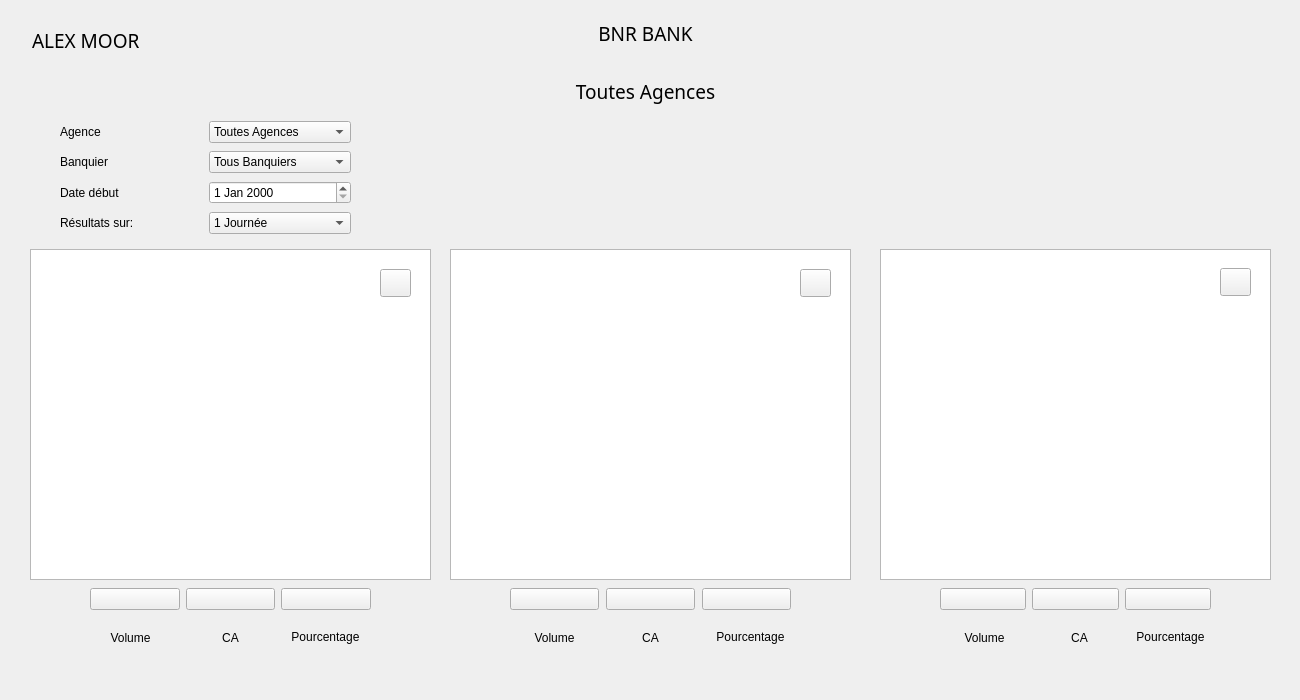
<?xml version="1.0" encoding="UTF-8"?>
<ui version="4.0">
 <class>principale</class>
 <widget class="QWidget" name="principale">
  <property name="geometry">
   <rect>
    <x>0</x>
    <y>0</y>
    <width>1300</width>
    <height>700</height>
   </rect>
  </property>
  <property name="windowTitle">
   <string>Form</string>
  </property>
  <widget class="QWidget" name="layoutWidget">
   <property name="geometry">
    <rect>
     <x>940</x>
     <y>579</y>
     <width>271</width>
     <height>41</height>
    </rect>
   </property>
   <layout class="QHBoxLayout" name="horizontalLayout_3">
    <item>
     <widget class="QPushButton" name="vol_bours">
      <property name="cursor">
       <cursorShape>PointingHandCursor</cursorShape>
      </property>
      <property name="text">
       <string/>
      </property>
      <property name="icon">
       <iconset resource="ressource.qrc">
        <normaloff>:/assets/vol.png</normaloff>:/assets/vol.png</iconset>
      </property>
      <property name="iconSize">
       <size>
        <width>25</width>
        <height>25</height>
       </size>
      </property>
     </widget>
    </item>
    <item>
     <widget class="QPushButton" name="ca_bours">
      <property name="cursor">
       <cursorShape>PointingHandCursor</cursorShape>
      </property>
      <property name="text">
       <string/>
      </property>
      <property name="icon">
       <iconset resource="ressource.qrc">
        <normaloff>:/assets/ca.png</normaloff>:/assets/ca.png</iconset>
      </property>
      <property name="iconSize">
       <size>
        <width>25</width>
        <height>25</height>
       </size>
      </property>
     </widget>
    </item>
    <item>
     <widget class="QPushButton" name="pourc_bours">
      <property name="cursor">
       <cursorShape>PointingHandCursor</cursorShape>
      </property>
      <property name="text">
       <string/>
      </property>
      <property name="icon">
       <iconset resource="ressource.qrc">
        <normaloff>:/assets/pourc.png</normaloff>:/assets/pourc.png</iconset>
      </property>
      <property name="iconSize">
       <size>
        <width>25</width>
        <height>25</height>
       </size>
      </property>
     </widget>
    </item>
   </layout>
  </widget>
  <widget class="QWidget" name="layoutWidget">
   <property name="geometry">
    <rect>
     <x>510</x>
     <y>579</y>
     <width>281</width>
     <height>41</height>
    </rect>
   </property>
   <layout class="QHBoxLayout" name="horizontalLayout_5">
    <property name="spacing">
     <number>7</number>
    </property>
    <item>
     <widget class="QPushButton" name="vol_assur">
      <property name="cursor">
       <cursorShape>PointingHandCursor</cursorShape>
      </property>
      <property name="text">
       <string/>
      </property>
      <property name="icon">
       <iconset resource="ressource.qrc">
        <normaloff>:/assets/vol.png</normaloff>:/assets/vol.png</iconset>
      </property>
      <property name="iconSize">
       <size>
        <width>25</width>
        <height>25</height>
       </size>
      </property>
     </widget>
    </item>
    <item>
     <widget class="QPushButton" name="ca_assur">
      <property name="cursor">
       <cursorShape>PointingHandCursor</cursorShape>
      </property>
      <property name="text">
       <string/>
      </property>
      <property name="icon">
       <iconset resource="ressource.qrc">
        <normaloff>:/assets/ca.png</normaloff>:/assets/ca.png</iconset>
      </property>
      <property name="iconSize">
       <size>
        <width>25</width>
        <height>25</height>
       </size>
      </property>
     </widget>
    </item>
    <item>
     <widget class="QPushButton" name="pourc_assur">
      <property name="cursor">
       <cursorShape>PointingHandCursor</cursorShape>
      </property>
      <property name="text">
       <string/>
      </property>
      <property name="icon">
       <iconset resource="ressource.qrc">
        <normaloff>:/assets/pourc.png</normaloff>:/assets/pourc.png</iconset>
      </property>
      <property name="iconSize">
       <size>
        <width>25</width>
        <height>25</height>
       </size>
      </property>
     </widget>
    </item>
   </layout>
  </widget>
  <widget class="QWidget" name="layoutWidget">
   <property name="geometry">
    <rect>
     <x>90</x>
     <y>579</y>
     <width>281</width>
     <height>41</height>
    </rect>
   </property>
   <layout class="QHBoxLayout" name="horizontalLayout_4">
    <item>
     <widget class="QPushButton" name="vol_banq">
      <property name="enabled">
       <bool>true</bool>
      </property>
      <property name="cursor">
       <cursorShape>PointingHandCursor</cursorShape>
      </property>
      <property name="text">
       <string/>
      </property>
      <property name="icon">
       <iconset resource="ressource.qrc">
        <normaloff>:/assets/vol.png</normaloff>:/assets/vol.png</iconset>
      </property>
      <property name="iconSize">
       <size>
        <width>25</width>
        <height>25</height>
       </size>
      </property>
     </widget>
    </item>
    <item>
     <widget class="QPushButton" name="ca_banq">
      <property name="cursor">
       <cursorShape>PointingHandCursor</cursorShape>
      </property>
      <property name="text">
       <string/>
      </property>
      <property name="icon">
       <iconset resource="ressource.qrc">
        <normaloff>:/assets/ca.png</normaloff>:/assets/ca.png</iconset>
      </property>
      <property name="iconSize">
       <size>
        <width>25</width>
        <height>25</height>
       </size>
      </property>
     </widget>
    </item>
    <item>
     <widget class="QPushButton" name="pourc_banq">
      <property name="cursor">
       <cursorShape>PointingHandCursor</cursorShape>
      </property>
      <property name="text">
       <string/>
      </property>
      <property name="icon">
       <iconset resource="ressource.qrc">
        <normaloff>:/assets/pourc.png</normaloff>:/assets/pourc.png</iconset>
      </property>
      <property name="iconSize">
       <size>
        <width>25</width>
        <height>25</height>
       </size>
      </property>
     </widget>
    </item>
   </layout>
  </widget>
  <widget class="QWidget" name="layoutWidget">
   <property name="geometry">
    <rect>
     <x>60</x>
     <y>120</y>
     <width>291</width>
     <height>119</height>
    </rect>
   </property>
   <layout class="QVBoxLayout" name="verticalLayout_4" stretch="0,0,0,0">
    <property name="spacing">
     <number>7</number>
    </property>
    <property name="rightMargin">
     <number>0</number>
    </property>
    <item>
     <layout class="QHBoxLayout" name="horizontalLayout_2">
      <property name="spacing">
       <number>7</number>
      </property>
      <item>
       <widget class="QLabel" name="label">
        <property name="text">
         <string>Agence</string>
        </property>
       </widget>
      </item>
      <item>
       <widget class="QComboBox" name="agence">
        <item>
         <property name="text">
          <string>Toutes Agences</string>
         </property>
        </item>
        <item>
         <property name="text">
          <string>Brest</string>
         </property>
        </item>
        <item>
         <property name="text">
          <string>Mulhouse</string>
         </property>
        </item>
        <item>
         <property name="text">
          <string>Marseille</string>
         </property>
        </item>
        <item>
         <property name="text">
          <string>Paris</string>
         </property>
        </item>
        <item>
         <property name="text">
          <string>Strasbourg</string>
         </property>
        </item>
       </widget>
      </item>
     </layout>
    </item>
    <item>
     <layout class="QHBoxLayout" name="horizontalLayout">
      <property name="sizeConstraint">
       <enum>QLayout::SetDefaultConstraint</enum>
      </property>
      <item>
       <widget class="QLabel" name="label_2">
        <property name="text">
         <string>Banquier</string>
        </property>
       </widget>
      </item>
      <item>
       <widget class="QComboBox" name="banquier">
        <item>
         <property name="text">
          <string>Tous Banquiers</string>
         </property>
        </item>
        <item>
         <property name="text">
          <string>Ahmed Benmoussa</string>
         </property>
        </item>
        <item>
         <property name="text">
          <string>Alexandre Maurice</string>
         </property>
        </item>
        <item>
         <property name="text">
          <string>Alice Benarfa</string>
         </property>
        </item>
        <item>
         <property name="text">
          <string>Yanis Moujab</string>
         </property>
        </item>
       </widget>
      </item>
     </layout>
    </item>
    <item>
     <layout class="QHBoxLayout" name="horizontalLayout_6">
      <item>
       <widget class="QLabel" name="label_3">
        <property name="text">
         <string>Date début</string>
        </property>
       </widget>
      </item>
      <item>
       <widget class="QDateEdit" name="date"/>
      </item>
     </layout>
    </item>
    <item>
     <layout class="QHBoxLayout" name="horizontalLayout_7">
      <item>
       <widget class="QLabel" name="label_4">
        <property name="text">
         <string>Résultats sur:</string>
        </property>
       </widget>
      </item>
      <item>
       <widget class="QComboBox" name="duree">
        <item>
         <property name="text">
          <string>1 Journée</string>
         </property>
        </item>
        <item>
         <property name="text">
          <string>1 Semaine</string>
         </property>
        </item>
        <item>
         <property name="text">
          <string>1 Mois</string>
         </property>
        </item>
        <item>
         <property name="text">
          <string>1 Année</string>
         </property>
        </item>
        <item>
         <property name="text">
          <string>10 Ans</string>
         </property>
        </item>
       </widget>
      </item>
     </layout>
    </item>
   </layout>
  </widget>
  <widget class="QWidget" name="layoutWidget">
   <property name="geometry">
    <rect>
     <x>20</x>
     <y>10</y>
     <width>201</width>
     <height>61</height>
    </rect>
   </property>
   <layout class="QHBoxLayout" name="horizontalLayout_8" stretch="0,3">
    <property name="spacing">
     <number>12</number>
    </property>
    <item>
     <widget class="QLabel" name="pdp">
      <property name="text">
       <string>&lt;html&gt;&lt;head/&gt;&lt;body&gt;&lt;p&gt;&lt;img src=&quot;:/assets/pic.png&quot;/&gt;&lt;/p&gt;&lt;/body&gt;&lt;/html&gt;</string>
      </property>
     </widget>
    </item>
    <item>
     <widget class="QLabel" name="username">
      <property name="font">
       <font>
        <family>MS PGothic</family>
        <pointsize>14</pointsize>
       </font>
      </property>
      <property name="toolTip">
       <string>&lt;html&gt;&lt;head/&gt;&lt;body&gt;&lt;p&gt;&lt;br/&gt;&lt;/p&gt;&lt;/body&gt;&lt;/html&gt;</string>
      </property>
      <property name="text">
       <string>ALEX MOOR</string>
      </property>
      <property name="alignment">
       <set>Qt::AlignLeading|Qt::AlignLeft|Qt::AlignVCenter</set>
      </property>
     </widget>
    </item>
   </layout>
  </widget>
  <widget class="QWidget" name="layoutWidget">
   <property name="geometry">
    <rect>
     <x>550</x>
     <y>20</y>
     <width>191</width>
     <height>211</height>
    </rect>
   </property>
   <layout class="QVBoxLayout" name="verticalLayout_5" stretch="0,1,0,1">
    <item>
     <widget class="QLabel" name="nom_agence_2">
      <property name="font">
       <font>
        <family>MS PGothic</family>
        <pointsize>14</pointsize>
        <weight>50</weight>
        <italic>false</italic>
        <bold>false</bold>
       </font>
      </property>
      <property name="text">
       <string>BNR BANK</string>
      </property>
      <property name="alignment">
       <set>Qt::AlignCenter</set>
      </property>
     </widget>
    </item>
    <item>
     <widget class="QLabel" name="nom_agence">
      <property name="font">
       <font>
        <family>MS PGothic</family>
        <pointsize>14</pointsize>
        <weight>50</weight>
        <italic>false</italic>
        <bold>false</bold>
       </font>
      </property>
      <property name="text">
       <string>Toutes Agences</string>
      </property>
      <property name="alignment">
       <set>Qt::AlignCenter</set>
      </property>
     </widget>
    </item>
    <item>
     <widget class="QLabel" name="image">
      <property name="text">
       <string>&lt;html&gt;&lt;head/&gt;&lt;body&gt;&lt;p align=&quot;center&quot;&gt;&lt;img src=&quot;:/assets/logo.png&quot;/&gt;&lt;/p&gt;&lt;/body&gt;&lt;/html&gt;</string>
      </property>
     </widget>
    </item>
    <item>
     <widget class="QLabel" name="nom_banquier">
      <property name="font">
       <font>
        <family>MS PGothic</family>
        <pointsize>14</pointsize>
        <weight>50</weight>
        <italic>false</italic>
        <bold>false</bold>
       </font>
      </property>
      <property name="text">
       <string/>
      </property>
      <property name="alignment">
       <set>Qt::AlignCenter</set>
      </property>
     </widget>
    </item>
   </layout>
  </widget>
  <widget class="QPushButton" name="elargir_bq">
   <property name="geometry">
    <rect>
     <x>380</x>
     <y>269</y>
     <width>31</width>
     <height>28</height>
    </rect>
   </property>
   <property name="cursor">
    <cursorShape>PointingHandCursor</cursorShape>
   </property>
   <property name="text">
    <string/>
   </property>
   <property name="icon">
    <iconset resource="ressource.qrc">
     <normaloff>:/assets/elargir_white.png</normaloff>:/assets/elargir_white.png</iconset>
   </property>
  </widget>
  <widget class="QPushButton" name="elargir_assur">
   <property name="geometry">
    <rect>
     <x>800</x>
     <y>269</y>
     <width>31</width>
     <height>28</height>
    </rect>
   </property>
   <property name="cursor">
    <cursorShape>PointingHandCursor</cursorShape>
   </property>
   <property name="text">
    <string/>
   </property>
   <property name="icon">
    <iconset resource="ressource.qrc">
     <normaloff>:/assets/elargir_white.png</normaloff>:/assets/elargir_white.png</iconset>
   </property>
  </widget>
  <widget class="QPushButton" name="elargir_bours">
   <property name="geometry">
    <rect>
     <x>1220</x>
     <y>268</y>
     <width>31</width>
     <height>28</height>
    </rect>
   </property>
   <property name="cursor">
    <cursorShape>PointingHandCursor</cursorShape>
   </property>
   <property name="text">
    <string/>
   </property>
   <property name="icon">
    <iconset resource="ressource.qrc">
     <normaloff>:/assets/elargir_white.png</normaloff>:/assets/elargir_white.png</iconset>
   </property>
  </widget>
  <widget class="QLabel" name="label_8">
   <property name="geometry">
    <rect>
     <x>90</x>
     <y>630</y>
     <width>81</width>
     <height>16</height>
    </rect>
   </property>
   <property name="text">
    <string>Volume</string>
   </property>
   <property name="alignment">
    <set>Qt::AlignCenter</set>
   </property>
  </widget>
  <widget class="QLabel" name="label_9">
   <property name="geometry">
    <rect>
     <x>190</x>
     <y>630</y>
     <width>81</width>
     <height>16</height>
    </rect>
   </property>
   <property name="text">
    <string>CA</string>
   </property>
   <property name="alignment">
    <set>Qt::AlignCenter</set>
   </property>
  </widget>
  <widget class="QLabel" name="label_10">
   <property name="geometry">
    <rect>
     <x>280</x>
     <y>629</y>
     <width>91</width>
     <height>16</height>
    </rect>
   </property>
   <property name="text">
    <string>Pourcentage</string>
   </property>
   <property name="alignment">
    <set>Qt::AlignCenter</set>
   </property>
  </widget>
  <widget class="QLabel" name="label_11">
   <property name="geometry">
    <rect>
     <x>514</x>
     <y>630</y>
     <width>81</width>
     <height>16</height>
    </rect>
   </property>
   <property name="text">
    <string>Volume</string>
   </property>
   <property name="alignment">
    <set>Qt::AlignCenter</set>
   </property>
  </widget>
  <widget class="QLabel" name="label_12">
   <property name="geometry">
    <rect>
     <x>610</x>
     <y>630</y>
     <width>81</width>
     <height>16</height>
    </rect>
   </property>
   <property name="text">
    <string>CA</string>
   </property>
   <property name="alignment">
    <set>Qt::AlignCenter</set>
   </property>
  </widget>
  <widget class="QLabel" name="label_13">
   <property name="geometry">
    <rect>
     <x>710</x>
     <y>629</y>
     <width>81</width>
     <height>16</height>
    </rect>
   </property>
   <property name="text">
    <string>Pourcentage</string>
   </property>
   <property name="alignment">
    <set>Qt::AlignCenter</set>
   </property>
  </widget>
  <widget class="QLabel" name="label_14">
   <property name="geometry">
    <rect>
     <x>1130</x>
     <y>629</y>
     <width>81</width>
     <height>16</height>
    </rect>
   </property>
   <property name="text">
    <string>Pourcentage</string>
   </property>
   <property name="alignment">
    <set>Qt::AlignCenter</set>
   </property>
  </widget>
  <widget class="QLabel" name="label_15">
   <property name="geometry">
    <rect>
     <x>1044</x>
     <y>630</y>
     <width>71</width>
     <height>16</height>
    </rect>
   </property>
   <property name="text">
    <string>CA</string>
   </property>
   <property name="alignment">
    <set>Qt::AlignCenter</set>
   </property>
  </widget>
  <widget class="QLabel" name="label_16">
   <property name="geometry">
    <rect>
     <x>944</x>
     <y>630</y>
     <width>81</width>
     <height>16</height>
    </rect>
   </property>
   <property name="text">
    <string>Volume</string>
   </property>
   <property name="alignment">
    <set>Qt::AlignCenter</set>
   </property>
  </widget>
  <widget class="QtCharts::QChartView" name="produit_bours">
   <property name="geometry">
    <rect>
     <x>880</x>
     <y>249</y>
     <width>391</width>
     <height>331</height>
    </rect>
   </property>
  </widget>
  <widget class="QtCharts::QChartView" name="produit_assur">
   <property name="geometry">
    <rect>
     <x>450</x>
     <y>249</y>
     <width>401</width>
     <height>331</height>
    </rect>
   </property>
  </widget>
  <widget class="QtCharts::QChartView" name="produit_bq">
   <property name="geometry">
    <rect>
     <x>30</x>
     <y>249</y>
     <width>401</width>
     <height>331</height>
    </rect>
   </property>
   <property name="autoFillBackground">
    <bool>false</bool>
   </property>
   <property name="alignment">
    <set>Qt::AlignCenter</set>
   </property>
  </widget>
  <zorder>produit_bours</zorder>
  <zorder>produit_assur</zorder>
  <zorder>produit_bq</zorder>
  <zorder>layoutWidget</zorder>
  <zorder>layoutWidget</zorder>
  <zorder>layoutWidget</zorder>
  <zorder>layoutWidget</zorder>
  <zorder>layoutWidget</zorder>
  <zorder>layoutWidget</zorder>
  <zorder>layoutWidget</zorder>
  <zorder>elargir_bq</zorder>
  <zorder>elargir_assur</zorder>
  <zorder>elargir_bours</zorder>
  <zorder>label_8</zorder>
  <zorder>label_9</zorder>
  <zorder>label_10</zorder>
  <zorder>label_11</zorder>
  <zorder>label_12</zorder>
  <zorder>label_13</zorder>
  <zorder>label_14</zorder>
  <zorder>label_15</zorder>
  <zorder>label_16</zorder>
  <zorder>duree</zorder>
  <zorder>label_4</zorder>
 </widget>
 <customwidgets>
  <customwidget>
   <class>QtCharts::QChartView</class>
   <extends>QGraphicsView</extends>
   <header location="global">qtcharts/qchartview.h</header>
  </customwidget>
 </customwidgets>
 <resources>
  <include location="ressource.qrc"/>
 </resources>
 <connections/>
</ui>
